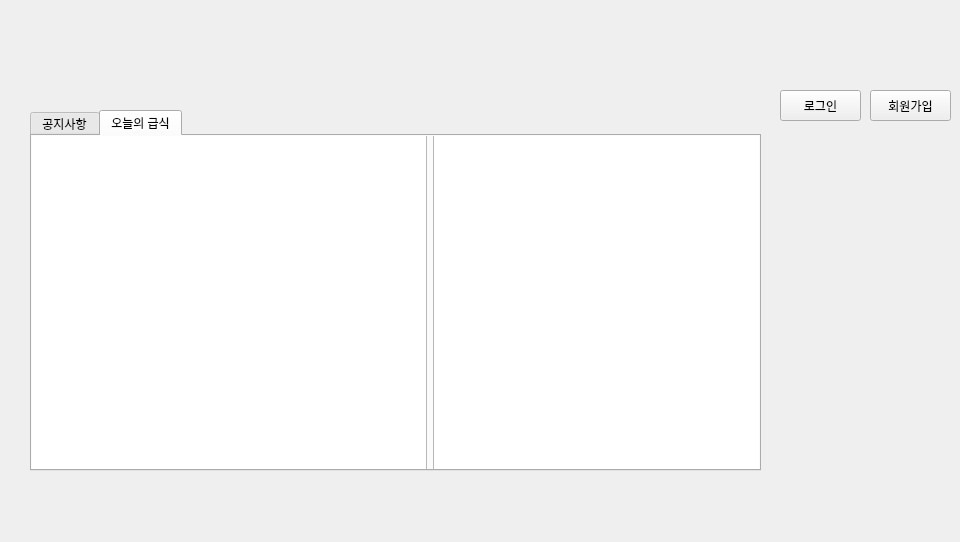
<?xml version="1.0" encoding="UTF-8"?>
<ui version="4.0">
 <class>Main</class>
 <widget class="QDialog" name="Main">
  <property name="geometry">
   <rect>
    <x>0</x>
    <y>0</y>
    <width>960</width>
    <height>542</height>
   </rect>
  </property>
  <property name="windowTitle">
   <string>DSM-Owl</string>
  </property>
  <property name="windowIcon">
   <iconset>
    <normaloff>icon.jpg</normaloff>icon.jpg</iconset>
  </property>
  <widget class="QPushButton" name="signin">
   <property name="geometry">
    <rect>
     <x>780</x>
     <y>90</y>
     <width>81</width>
     <height>31</height>
    </rect>
   </property>
   <property name="focusPolicy">
    <enum>Qt::NoFocus</enum>
   </property>
   <property name="text">
    <string>로그인</string>
   </property>
   <property name="checkable">
    <bool>false</bool>
   </property>
   <property name="autoRepeat">
    <bool>false</bool>
   </property>
   <property name="autoExclusive">
    <bool>false</bool>
   </property>
  </widget>
  <widget class="QPushButton" name="signup">
   <property name="geometry">
    <rect>
     <x>870</x>
     <y>90</y>
     <width>81</width>
     <height>31</height>
    </rect>
   </property>
   <property name="focusPolicy">
    <enum>Qt::NoFocus</enum>
   </property>
   <property name="text">
    <string>회원가입</string>
   </property>
   <property name="autoDefault">
    <bool>true</bool>
   </property>
  </widget>
  <widget class="QTabWidget" name="tabWidget">
   <property name="geometry">
    <rect>
     <x>30</x>
     <y>110</y>
     <width>731</width>
     <height>361</height>
    </rect>
   </property>
   <property name="currentIndex">
    <number>1</number>
   </property>
   <widget class="QWidget" name="tab">
    <attribute name="title">
     <string>공지사항</string>
    </attribute>
   </widget>
   <widget class="QWidget" name="tab_2">
    <attribute name="title">
     <string>오늘의 급식</string>
    </attribute>
    <widget class="QWidget" name="horizontalLayoutWidget">
     <property name="geometry">
      <rect>
       <x>-1</x>
       <y>-1</y>
       <width>1199</width>
       <height>542</height>
      </rect>
     </property>
     <layout class="QHBoxLayout" name="horizontalLayout">
      <item>
       <widget class="QListView" name="listView_1"/>
      </item>
      <item>
       <widget class="QListView" name="listView_2"/>
      </item>
      <item>
       <widget class="QListView" name="listView_3"/>
      </item>
     </layout>
    </widget>
   </widget>
  </widget>
  <widget class="QLabel" name="label">
   <property name="geometry">
    <rect>
     <x>0</x>
     <y>0</y>
     <width>960</width>
     <height>540</height>
    </rect>
   </property>
   <property name="autoFillBackground">
    <bool>false</bool>
   </property>
   <property name="text">
    <string/>
   </property>
   <property name="pixmap">
    <pixmap>background.jpg</pixmap>
   </property>
  </widget>
  <zorder>label</zorder>
  <zorder>signin</zorder>
  <zorder>signup</zorder>
  <zorder>tabWidget</zorder>
 </widget>
 <resources/>
 <connections>
  <connection>
   <sender>signin</sender>
   <signal>clicked()</signal>
   <receiver>Main</receiver>
   <slot>push_button_clicked1()</slot>
   <hints>
    <hint type="sourcelabel">
     <x>817</x>
     <y>95</y>
    </hint>
    <hint type="destinationlabel">
     <x>815</x>
     <y>25</y>
    </hint>
   </hints>
  </connection>
  <connection>
   <sender>signup</sender>
   <signal>clicked()</signal>
   <receiver>Main</receiver>
   <slot>push_button_clicked2()</slot>
   <hints>
    <hint type="sourcelabel">
     <x>900</x>
     <y>110</y>
    </hint>
    <hint type="destinationlabel">
     <x>918</x>
     <y>24</y>
    </hint>
   </hints>
  </connection>
 </connections>
 <slots>
  <signal>signal1()</signal>
  <slot>push_button_clicked1()</slot>
  <slot>push_button_clicked2()</slot>
 </slots>
</ui>
